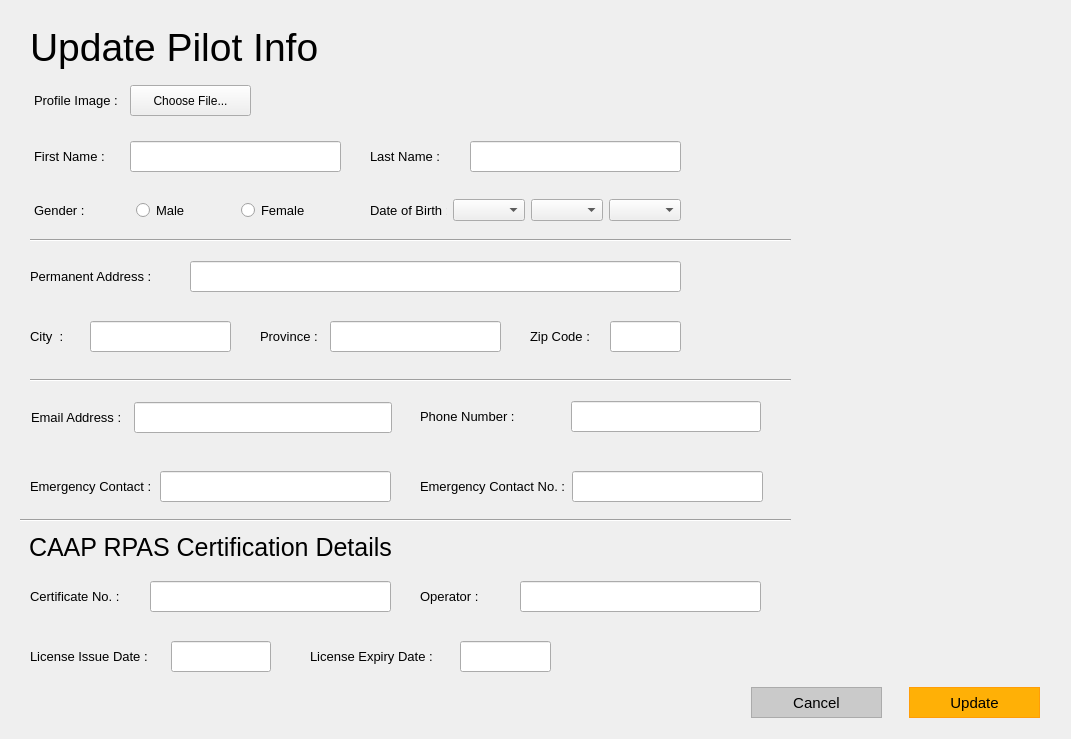
<?xml version="1.0" encoding="UTF-8"?>
<ui version="4.0">
 <class>MainWindow</class>
 <widget class="QMainWindow" name="MainWindow">
  <property name="geometry">
   <rect>
    <x>0</x>
    <y>0</y>
    <width>1071</width>
    <height>739</height>
   </rect>
  </property>
  <property name="minimumSize">
   <size>
    <width>1071</width>
    <height>739</height>
   </size>
  </property>
  <property name="maximumSize">
   <size>
    <width>1071</width>
    <height>739</height>
   </size>
  </property>
  <property name="font">
   <font>
    <pointsize>9</pointsize>
    <kerning>true</kerning>
   </font>
  </property>
  <property name="windowTitle">
   <string>AIDS – Pilot Registration [Administrator] </string>
  </property>
  <property name="windowIcon">
   <iconset>
    <normaloff>../../Resources/logo_svg.svg</normaloff>../../Resources/logo_svg.svg</iconset>
  </property>
  <widget class="QWidget" name="centralwidget">
   <widget class="QLabel" name="lbl_addPilot">
    <property name="geometry">
     <rect>
      <x>20</x>
      <y>24</y>
      <width>311</width>
      <height>51</height>
     </rect>
    </property>
    <property name="font">
     <font>
      <family>Segoe UI</family>
      <pointsize>29</pointsize>
      <kerning>true</kerning>
     </font>
    </property>
    <property name="styleSheet">
     <string notr="true">padding-bottom: 4px;
padding-right:4px;
</string>
    </property>
    <property name="text">
     <string>Update Pilot Info</string>
    </property>
   </widget>
   <widget class="QLabel" name="lbl_caap">
    <property name="geometry">
     <rect>
      <x>20</x>
      <y>530</y>
      <width>381</width>
      <height>35</height>
     </rect>
    </property>
    <property name="font">
     <font>
      <family>Helvetica</family>
      <pointsize>19</pointsize>
      <kerning>true</kerning>
     </font>
    </property>
    <property name="styleSheet">
     <string notr="true">padding-left:3px;</string>
    </property>
    <property name="text">
     <string>CAAP RPAS Certification Details</string>
    </property>
   </widget>
   <widget class="Line" name="line">
    <property name="geometry">
     <rect>
      <x>30</x>
      <y>230</y>
      <width>761</width>
      <height>20</height>
     </rect>
    </property>
    <property name="orientation">
     <enum>Qt::Horizontal</enum>
    </property>
   </widget>
   <widget class="Line" name="line_2">
    <property name="geometry">
     <rect>
      <x>20</x>
      <y>510</y>
      <width>771</width>
      <height>20</height>
     </rect>
    </property>
    <property name="orientation">
     <enum>Qt::Horizontal</enum>
    </property>
   </widget>
   <widget class="Line" name="line_3">
    <property name="geometry">
     <rect>
      <x>30</x>
      <y>370</y>
      <width>761</width>
      <height>20</height>
     </rect>
    </property>
    <property name="orientation">
     <enum>Qt::Horizontal</enum>
    </property>
   </widget>
   <widget class="QLabel" name="lbl_profilePic">
    <property name="geometry">
     <rect>
      <x>830</x>
      <y>30</y>
      <width>191</width>
      <height>181</height>
     </rect>
    </property>
    <property name="minimumSize">
     <size>
      <width>191</width>
      <height>181</height>
     </size>
    </property>
    <property name="maximumSize">
     <size>
      <width>191</width>
      <height>181</height>
     </size>
    </property>
    <property name="text">
     <string/>
    </property>
    <property name="pixmap">
     <pixmap>../../Resources/profile_placeholder.png</pixmap>
    </property>
    <property name="scaledContents">
     <bool>true</bool>
    </property>
   </widget>
   <widget class="QWidget" name="layoutWidget">
    <property name="geometry">
     <rect>
      <x>730</x>
      <y>682</y>
      <width>331</width>
      <height>41</height>
     </rect>
    </property>
    <layout class="QHBoxLayout" name="horizontalLayout">
     <item>
      <widget class="QPushButton" name="btn_cancel">
       <property name="minimumSize">
        <size>
         <width>131</width>
         <height>31</height>
        </size>
       </property>
       <property name="maximumSize">
        <size>
         <width>131</width>
         <height>31</height>
        </size>
       </property>
       <property name="font">
        <font>
         <family>Helvetica</family>
         <pointsize>11</pointsize>
        </font>
       </property>
       <property name="styleSheet">
        <string notr="true">QPushButton {
color: rgb(0, 0, 0);
	background-color: rgb(202, 202, 202);
border: 1.2px solid #ABABAB;
outline: none;}

QPushButton:hover{
color: rgb(255, 255, 255);
background-color: rgb(171, 171, 171);
outline: none;
border: none;
}

QPushButton:pressed{
color: rgb(255, 255, 255);
background-color: rgb(129, 129, 129);
outline: none;
border: none;
}


</string>
       </property>
       <property name="text">
        <string>Cancel</string>
       </property>
      </widget>
     </item>
     <item>
      <widget class="QPushButton" name="btn_save">
       <property name="minimumSize">
        <size>
         <width>131</width>
         <height>31</height>
        </size>
       </property>
       <property name="maximumSize">
        <size>
         <width>131</width>
         <height>31</height>
        </size>
       </property>
       <property name="font">
        <font>
         <family>Helvetica</family>
         <pointsize>11</pointsize>
        </font>
       </property>
       <property name="styleSheet">
        <string notr="true">QPushButton {
background-color: rgb(255, 176, 6);
border: 1.2px solid #ff9d07;
outline: none;}

QPushButton:hover{
background-color: rgb(255, 157, 7);
outline: none;
border: none;
}

QPushButton:pressed{
background-color: rgb(254, 140, 8);
outline: none;
border: none;
}


</string>
       </property>
       <property name="text">
        <string>Update</string>
       </property>
      </widget>
     </item>
    </layout>
   </widget>
   <widget class="QWidget" name="layoutWidget">
    <property name="geometry">
     <rect>
      <x>370</x>
      <y>140</y>
      <width>311</width>
      <height>33</height>
     </rect>
    </property>
    <layout class="QHBoxLayout" name="lname_layout">
     <item>
      <widget class="QLabel" name="lbl_Lname">
       <property name="font">
        <font>
         <family>Segoe UI</family>
         <pointsize>10</pointsize>
         <kerning>true</kerning>
        </font>
       </property>
       <property name="styleSheet">
        <string notr="true"/>
       </property>
       <property name="text">
        <string>Last Name :</string>
       </property>
      </widget>
     </item>
     <item>
      <widget class="QLineEdit" name="txt_lname">
       <property name="minimumSize">
        <size>
         <width>211</width>
         <height>31</height>
        </size>
       </property>
       <property name="maximumSize">
        <size>
         <width>211</width>
         <height>31</height>
        </size>
       </property>
       <property name="styleSheet">
        <string notr="true">padding-left:4px;</string>
       </property>
      </widget>
     </item>
    </layout>
   </widget>
   <widget class="QWidget" name="layoutWidget">
    <property name="geometry">
     <rect>
      <x>30</x>
      <y>140</y>
      <width>311</width>
      <height>33</height>
     </rect>
    </property>
    <layout class="QHBoxLayout" name="fname_layout">
     <item>
      <widget class="QLabel" name="lbl_fName">
       <property name="font">
        <font>
         <family>Segoe UI</family>
         <pointsize>10</pointsize>
        </font>
       </property>
       <property name="styleSheet">
        <string notr="true">padding-left: 1px;
</string>
       </property>
       <property name="text">
        <string>First Name :</string>
       </property>
      </widget>
     </item>
     <item>
      <widget class="QLineEdit" name="txt_fname">
       <property name="minimumSize">
        <size>
         <width>211</width>
         <height>31</height>
        </size>
       </property>
       <property name="maximumSize">
        <size>
         <width>211</width>
         <height>31</height>
        </size>
       </property>
       <property name="styleSheet">
        <string notr="true">padding-left:4px;</string>
       </property>
      </widget>
     </item>
    </layout>
   </widget>
   <widget class="QWidget" name="layoutWidget">
    <property name="geometry">
     <rect>
      <x>30</x>
      <y>190</y>
      <width>311</width>
      <height>41</height>
     </rect>
    </property>
    <layout class="QHBoxLayout" name="gender_layout">
     <item>
      <widget class="QLabel" name="lbl_gender">
       <property name="font">
        <font>
         <family>Segoe UI</family>
         <pointsize>10</pointsize>
         <kerning>true</kerning>
        </font>
       </property>
       <property name="styleSheet">
        <string notr="true">padding-left:1px;</string>
       </property>
       <property name="text">
        <string>Gender :</string>
       </property>
      </widget>
     </item>
     <item>
      <widget class="QRadioButton" name="rbtn_male">
       <property name="font">
        <font>
         <family>Segoe UI</family>
         <pointsize>10</pointsize>
        </font>
       </property>
       <property name="styleSheet">
        <string notr="true"/>
       </property>
       <property name="text">
        <string>Male</string>
       </property>
      </widget>
     </item>
     <item>
      <widget class="QRadioButton" name="rbtn_female">
       <property name="font">
        <font>
         <family>Segoe UI</family>
         <pointsize>10</pointsize>
        </font>
       </property>
       <property name="text">
        <string>Female</string>
       </property>
      </widget>
     </item>
    </layout>
   </widget>
   <widget class="QWidget" name="layoutWidget">
    <property name="geometry">
     <rect>
      <x>370</x>
      <y>190</y>
      <width>311</width>
      <height>41</height>
     </rect>
    </property>
    <layout class="QHBoxLayout" name="dob_layout">
     <item>
      <widget class="QLabel" name="lbl_dob">
       <property name="font">
        <font>
         <family>Segoe UI</family>
         <pointsize>10</pointsize>
         <kerning>true</kerning>
        </font>
       </property>
       <property name="styleSheet">
        <string notr="true"/>
       </property>
       <property name="text">
        <string>Date of Birth :</string>
       </property>
      </widget>
     </item>
     <item>
      <widget class="QComboBox" name="cmb_month"/>
     </item>
     <item>
      <widget class="QComboBox" name="cmb_day"/>
     </item>
     <item>
      <widget class="QComboBox" name="cmb_year"/>
     </item>
    </layout>
   </widget>
   <widget class="QWidget" name="layoutWidget">
    <property name="geometry">
     <rect>
      <x>30</x>
      <y>260</y>
      <width>651</width>
      <height>33</height>
     </rect>
    </property>
    <layout class="QHBoxLayout" name="address_layout">
     <item>
      <widget class="QLabel" name="lbl_address">
       <property name="font">
        <font>
         <family>Segoe UI</family>
         <pointsize>10</pointsize>
         <kerning>true</kerning>
        </font>
       </property>
       <property name="styleSheet">
        <string notr="true"/>
       </property>
       <property name="text">
        <string>Permanent Address :</string>
       </property>
      </widget>
     </item>
     <item>
      <widget class="QLineEdit" name="txt_address">
       <property name="minimumSize">
        <size>
         <width>491</width>
         <height>31</height>
        </size>
       </property>
       <property name="maximumSize">
        <size>
         <width>491</width>
         <height>31</height>
        </size>
       </property>
       <property name="styleSheet">
        <string notr="true">padding-left:4px;</string>
       </property>
      </widget>
     </item>
    </layout>
   </widget>
   <widget class="QWidget" name="layoutWidget">
    <property name="geometry">
     <rect>
      <x>30</x>
      <y>320</y>
      <width>201</width>
      <height>33</height>
     </rect>
    </property>
    <layout class="QHBoxLayout" name="city_layout">
     <item>
      <widget class="QLabel" name="lbl_city">
       <property name="font">
        <font>
         <family>Segoe UI</family>
         <pointsize>10</pointsize>
         <kerning>true</kerning>
        </font>
       </property>
       <property name="styleSheet">
        <string notr="true"/>
       </property>
       <property name="text">
        <string>City  :</string>
       </property>
      </widget>
     </item>
     <item>
      <widget class="QLineEdit" name="txt_city">
       <property name="minimumSize">
        <size>
         <width>141</width>
         <height>31</height>
        </size>
       </property>
       <property name="maximumSize">
        <size>
         <width>141</width>
         <height>31</height>
        </size>
       </property>
       <property name="styleSheet">
        <string notr="true">padding-left:4px;</string>
       </property>
      </widget>
     </item>
    </layout>
   </widget>
   <widget class="QWidget" name="layoutWidget">
    <property name="geometry">
     <rect>
      <x>260</x>
      <y>320</y>
      <width>241</width>
      <height>33</height>
     </rect>
    </property>
    <layout class="QHBoxLayout" name="province_layout">
     <item>
      <widget class="QLabel" name="lbl_province">
       <property name="font">
        <font>
         <family>Segoe UI</family>
         <pointsize>10</pointsize>
         <kerning>true</kerning>
        </font>
       </property>
       <property name="styleSheet">
        <string notr="true"/>
       </property>
       <property name="text">
        <string>Province :</string>
       </property>
      </widget>
     </item>
     <item>
      <widget class="QLineEdit" name="txt_province">
       <property name="minimumSize">
        <size>
         <width>171</width>
         <height>31</height>
        </size>
       </property>
       <property name="maximumSize">
        <size>
         <width>171</width>
         <height>31</height>
        </size>
       </property>
       <property name="styleSheet">
        <string notr="true">padding-left:4px;</string>
       </property>
      </widget>
     </item>
    </layout>
   </widget>
   <widget class="QWidget" name="layoutWidget">
    <property name="geometry">
     <rect>
      <x>530</x>
      <y>320</y>
      <width>151</width>
      <height>33</height>
     </rect>
    </property>
    <layout class="QHBoxLayout" name="zip_layout">
     <item>
      <widget class="QLabel" name="lbl_zip">
       <property name="font">
        <font>
         <family>Segoe UI</family>
         <pointsize>10</pointsize>
         <kerning>true</kerning>
        </font>
       </property>
       <property name="styleSheet">
        <string notr="true"/>
       </property>
       <property name="text">
        <string>Zip Code :</string>
       </property>
      </widget>
     </item>
     <item>
      <widget class="QLineEdit" name="txt_zip">
       <property name="minimumSize">
        <size>
         <width>71</width>
         <height>31</height>
        </size>
       </property>
       <property name="maximumSize">
        <size>
         <width>71</width>
         <height>31</height>
        </size>
       </property>
       <property name="styleSheet">
        <string notr="true">padding-left:4px;</string>
       </property>
       <property name="inputMethodHints">
        <set>Qt::ImhDigitsOnly</set>
       </property>
       <property name="text">
        <string/>
       </property>
      </widget>
     </item>
    </layout>
   </widget>
   <widget class="QWidget" name="layoutWidget">
    <property name="geometry">
     <rect>
      <x>31</x>
      <y>401</y>
      <width>361</width>
      <height>33</height>
     </rect>
    </property>
    <layout class="QHBoxLayout" name="email_layout">
     <item>
      <widget class="QLabel" name="lbl_email">
       <property name="font">
        <font>
         <family>Segoe UI</family>
         <pointsize>10</pointsize>
         <kerning>true</kerning>
        </font>
       </property>
       <property name="styleSheet">
        <string notr="true"/>
       </property>
       <property name="text">
        <string>Email Address :</string>
       </property>
      </widget>
     </item>
     <item>
      <widget class="QLineEdit" name="txt_email">
       <property name="minimumSize">
        <size>
         <width>251</width>
         <height>31</height>
        </size>
       </property>
       <property name="styleSheet">
        <string notr="true">padding-left:4px;
margin-left:6px;</string>
       </property>
      </widget>
     </item>
    </layout>
   </widget>
   <widget class="QWidget" name="layoutWidget">
    <property name="geometry">
     <rect>
      <x>420</x>
      <y>400</y>
      <width>341</width>
      <height>33</height>
     </rect>
    </property>
    <layout class="QHBoxLayout" name="mobile_layout">
     <item>
      <widget class="QLabel" name="lbl_mobile">
       <property name="font">
        <font>
         <family>Segoe UI</family>
         <pointsize>10</pointsize>
         <kerning>true</kerning>
        </font>
       </property>
       <property name="styleSheet">
        <string notr="true"/>
       </property>
       <property name="text">
        <string>Phone Number :</string>
       </property>
      </widget>
     </item>
     <item>
      <widget class="QLineEdit" name="txt_mobile">
       <property name="minimumSize">
        <size>
         <width>191</width>
         <height>31</height>
        </size>
       </property>
       <property name="maximumSize">
        <size>
         <width>191</width>
         <height>31</height>
        </size>
       </property>
       <property name="styleSheet">
        <string notr="true">padding-left:4px;
margin-left:1px;</string>
       </property>
      </widget>
     </item>
    </layout>
   </widget>
   <widget class="QWidget" name="layoutWidget">
    <property name="geometry">
     <rect>
      <x>30</x>
      <y>470</y>
      <width>361</width>
      <height>33</height>
     </rect>
    </property>
    <layout class="QHBoxLayout" name="emcontact_layout">
     <item>
      <widget class="QLabel" name="lbl_emContact">
       <property name="font">
        <font>
         <family>Segoe UI</family>
         <pointsize>10</pointsize>
         <kerning>true</kerning>
        </font>
       </property>
       <property name="styleSheet">
        <string notr="true"/>
       </property>
       <property name="text">
        <string>Emergency Contact :</string>
       </property>
      </widget>
     </item>
     <item>
      <widget class="QLineEdit" name="txt_emContact">
       <property name="minimumSize">
        <size>
         <width>231</width>
         <height>31</height>
        </size>
       </property>
       <property name="maximumSize">
        <size>
         <width>231</width>
         <height>31</height>
        </size>
       </property>
       <property name="font">
        <font>
         <pointsize>10</pointsize>
         <kerning>true</kerning>
        </font>
       </property>
       <property name="styleSheet">
        <string notr="true">padding-left:4px;</string>
       </property>
      </widget>
     </item>
    </layout>
   </widget>
   <widget class="QWidget" name="layoutWidget">
    <property name="geometry">
     <rect>
      <x>420</x>
      <y>470</y>
      <width>343</width>
      <height>33</height>
     </rect>
    </property>
    <layout class="QHBoxLayout" name="emmobile_layout">
     <item>
      <widget class="QLabel" name="lbl_emNumber">
       <property name="font">
        <font>
         <family>Segoe UI</family>
         <pointsize>10</pointsize>
         <kerning>true</kerning>
        </font>
       </property>
       <property name="text">
        <string>Emergency Contact No. :</string>
       </property>
      </widget>
     </item>
     <item>
      <widget class="QLineEdit" name="txt_emNumber">
       <property name="minimumSize">
        <size>
         <width>191</width>
         <height>31</height>
        </size>
       </property>
       <property name="maximumSize">
        <size>
         <width>191</width>
         <height>31</height>
        </size>
       </property>
       <property name="font">
        <font>
         <pointsize>10</pointsize>
         <kerning>true</kerning>
        </font>
       </property>
       <property name="styleSheet">
        <string notr="true">padding-left:4px;</string>
       </property>
      </widget>
     </item>
    </layout>
   </widget>
   <widget class="QWidget" name="layoutWidget">
    <property name="geometry">
     <rect>
      <x>30</x>
      <y>580</y>
      <width>361</width>
      <height>33</height>
     </rect>
    </property>
    <layout class="QHBoxLayout" name="certno_layout">
     <item>
      <widget class="QLabel" name="lbl_certificate">
       <property name="font">
        <font>
         <family>Segoe UI</family>
         <pointsize>10</pointsize>
         <kerning>true</kerning>
        </font>
       </property>
       <property name="styleSheet">
        <string notr="true"/>
       </property>
       <property name="text">
        <string>Certificate No. :</string>
       </property>
      </widget>
     </item>
     <item>
      <widget class="QLineEdit" name="txt_certificate">
       <property name="minimumSize">
        <size>
         <width>241</width>
         <height>31</height>
        </size>
       </property>
       <property name="maximumSize">
        <size>
         <width>241</width>
         <height>31</height>
        </size>
       </property>
       <property name="font">
        <font>
         <pointsize>10</pointsize>
         <kerning>true</kerning>
        </font>
       </property>
       <property name="styleSheet">
        <string notr="true">padding-left:4px;</string>
       </property>
      </widget>
     </item>
    </layout>
   </widget>
   <widget class="QWidget" name="layoutWidget">
    <property name="geometry">
     <rect>
      <x>420</x>
      <y>580</y>
      <width>341</width>
      <height>33</height>
     </rect>
    </property>
    <layout class="QHBoxLayout" name="operator_layout">
     <item>
      <widget class="QLabel" name="lbl_operator">
       <property name="font">
        <font>
         <family>Segoe UI</family>
         <pointsize>10</pointsize>
         <kerning>true</kerning>
        </font>
       </property>
       <property name="styleSheet">
        <string notr="true"/>
       </property>
       <property name="text">
        <string>Operator :</string>
       </property>
      </widget>
     </item>
     <item>
      <widget class="QLineEdit" name="txt_operator">
       <property name="minimumSize">
        <size>
         <width>241</width>
         <height>31</height>
        </size>
       </property>
       <property name="maximumSize">
        <size>
         <width>241</width>
         <height>31</height>
        </size>
       </property>
       <property name="font">
        <font>
         <pointsize>10</pointsize>
         <kerning>true</kerning>
        </font>
       </property>
       <property name="styleSheet">
        <string notr="true">padding-left:4px;</string>
       </property>
      </widget>
     </item>
    </layout>
   </widget>
   <widget class="QWidget" name="layoutWidget">
    <property name="geometry">
     <rect>
      <x>30</x>
      <y>640</y>
      <width>241</width>
      <height>33</height>
     </rect>
    </property>
    <layout class="QHBoxLayout" name="issuedate_layout">
     <item>
      <widget class="QLabel" name="lbl_licenseIssue">
       <property name="font">
        <font>
         <family>Segoe UI</family>
         <pointsize>10</pointsize>
         <kerning>true</kerning>
        </font>
       </property>
       <property name="styleSheet">
        <string notr="true"/>
       </property>
       <property name="text">
        <string>License Issue Date :</string>
       </property>
      </widget>
     </item>
     <item>
      <widget class="QLineEdit" name="txt_issueDate">
       <property name="minimumSize">
        <size>
         <width>100</width>
         <height>31</height>
        </size>
       </property>
       <property name="maximumSize">
        <size>
         <width>100</width>
         <height>31</height>
        </size>
       </property>
       <property name="font">
        <font>
         <pointsize>10</pointsize>
         <kerning>true</kerning>
        </font>
       </property>
       <property name="styleSheet">
        <string notr="true">padding-left:4px;</string>
       </property>
      </widget>
     </item>
    </layout>
   </widget>
   <widget class="QWidget" name="layoutWidget">
    <property name="geometry">
     <rect>
      <x>310</x>
      <y>640</y>
      <width>241</width>
      <height>33</height>
     </rect>
    </property>
    <layout class="QHBoxLayout" name="expirydate_layout">
     <item>
      <widget class="QLabel" name="lbl_licenseEx">
       <property name="font">
        <font>
         <family>Segoe UI</family>
         <pointsize>10</pointsize>
         <kerning>true</kerning>
        </font>
       </property>
       <property name="styleSheet">
        <string notr="true"/>
       </property>
       <property name="text">
        <string>License Expiry Date :</string>
       </property>
      </widget>
     </item>
     <item>
      <widget class="QLineEdit" name="txt_licenseEx">
       <property name="minimumSize">
        <size>
         <width>91</width>
         <height>31</height>
        </size>
       </property>
       <property name="maximumSize">
        <size>
         <width>91</width>
         <height>31</height>
        </size>
       </property>
       <property name="font">
        <font>
         <pointsize>10</pointsize>
         <kerning>true</kerning>
        </font>
       </property>
       <property name="styleSheet">
        <string notr="true">padding-left:4px;</string>
       </property>
      </widget>
     </item>
    </layout>
   </widget>
   <widget class="QWidget" name="">
    <property name="geometry">
     <rect>
      <x>31</x>
      <y>84</y>
      <width>221</width>
      <height>33</height>
     </rect>
    </property>
    <layout class="QHBoxLayout" name="horizontalLayout_2">
     <item>
      <widget class="QLabel" name="lbl_profile">
       <property name="sizePolicy">
        <sizepolicy hsizetype="Fixed" vsizetype="Fixed">
         <horstretch>0</horstretch>
         <verstretch>0</verstretch>
        </sizepolicy>
       </property>
       <property name="font">
        <font>
         <family>Segoe UI</family>
         <pointsize>10</pointsize>
        </font>
       </property>
       <property name="styleSheet">
        <string notr="true">padding-right:2px;</string>
       </property>
       <property name="text">
        <string>Profile Image :</string>
       </property>
      </widget>
     </item>
     <item>
      <widget class="QPushButton" name="btn_profImg">
       <property name="minimumSize">
        <size>
         <width>121</width>
         <height>31</height>
        </size>
       </property>
       <property name="maximumSize">
        <size>
         <width>121</width>
         <height>31</height>
        </size>
       </property>
       <property name="styleSheet">
        <string notr="true"/>
       </property>
       <property name="text">
        <string>Choose File...</string>
       </property>
      </widget>
     </item>
    </layout>
   </widget>
  </widget>
 </widget>
 <tabstops>
  <tabstop>btn_profImg</tabstop>
  <tabstop>txt_fname</tabstop>
  <tabstop>txt_lname</tabstop>
  <tabstop>rbtn_male</tabstop>
  <tabstop>rbtn_female</tabstop>
  <tabstop>cmb_month</tabstop>
  <tabstop>cmb_day</tabstop>
  <tabstop>cmb_year</tabstop>
  <tabstop>txt_address</tabstop>
  <tabstop>txt_city</tabstop>
  <tabstop>txt_province</tabstop>
  <tabstop>txt_zip</tabstop>
  <tabstop>txt_email</tabstop>
  <tabstop>txt_mobile</tabstop>
  <tabstop>txt_emContact</tabstop>
  <tabstop>txt_emNumber</tabstop>
  <tabstop>txt_certificate</tabstop>
  <tabstop>txt_operator</tabstop>
  <tabstop>txt_issueDate</tabstop>
  <tabstop>txt_licenseEx</tabstop>
  <tabstop>btn_cancel</tabstop>
  <tabstop>btn_save</tabstop>
 </tabstops>
 <resources/>
 <connections/>
</ui>
